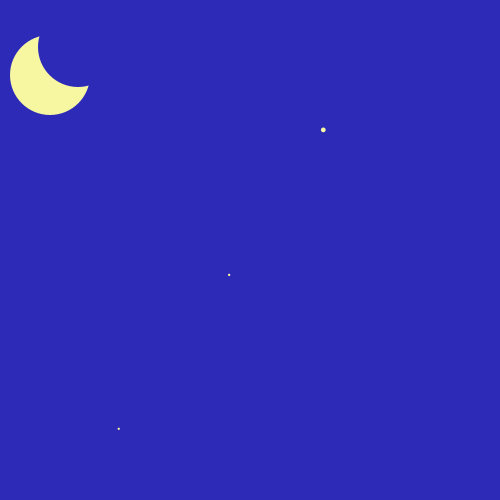
Frame 1 (no input)
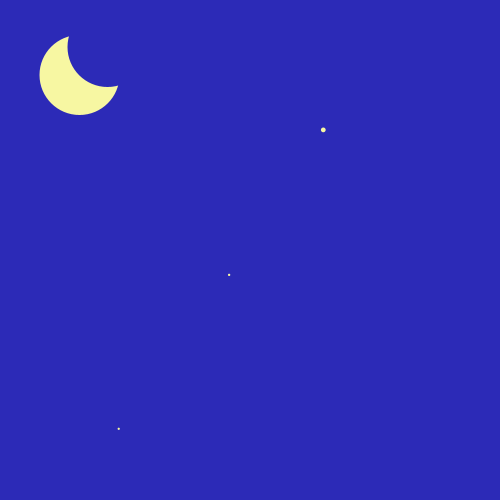
Frame 60 (the mouse pressed at the canvas centre just before this capture)
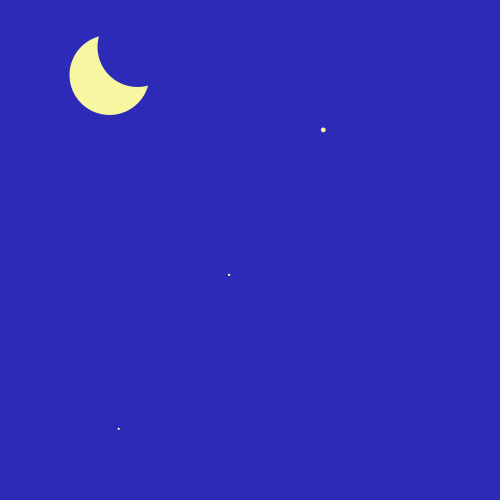
Frame 120 (the mouse held since frame 60 and released just before this capture)

The Processing sketch that drew these frames (run headless with seeded random() and noise(); from frame 60 on, the mouse is pressed at the canvas centre):

// Processing sketch: csillagok
// ── csillagok.pde
class Csillag {
  float x=0;
  float y=0;
  float r=0;

  void ragyogj() {
    fill(#F7F7A2);
    noStroke();
    ellipse(x, y, r, r);
  }

  void szuless() {
    x=random(0, width);
    y=random(0, height);
    r=random(1, 5);
  }
}

class Hold {
  float x;
  float y;
  float r;

  void vilagits() {
    fill(#F7F7A2);
    noStroke();
    ellipse(x, y, r*2, r*2);
    fill(#2C2AB7);
    ellipse(x+r*0.7, y-r*0.7, 2*r, 2*r);
  }
  
  void mozogj(){
    x=x+0.5;
  
  }
}

Csillag cs1=new Csillag();
Csillag cs2=new Csillag();
Csillag cs3=new Csillag();
Hold hold=new Hold();

void setup() {
  size(500, 500);
  cs1.szuless();
  cs2.szuless();
  cs3.szuless();

  hold.x=50;
  hold.y=75;
  hold.r=40;
}

void draw() {
  background(#2C2AB7);
  //cs1.szuless();
  //cs2.szuless();
  //cs3.szuless();
  cs1.ragyogj();
  cs2.ragyogj();
  cs3.ragyogj();
  hold.vilagits();
  hold.mozogj();
}
